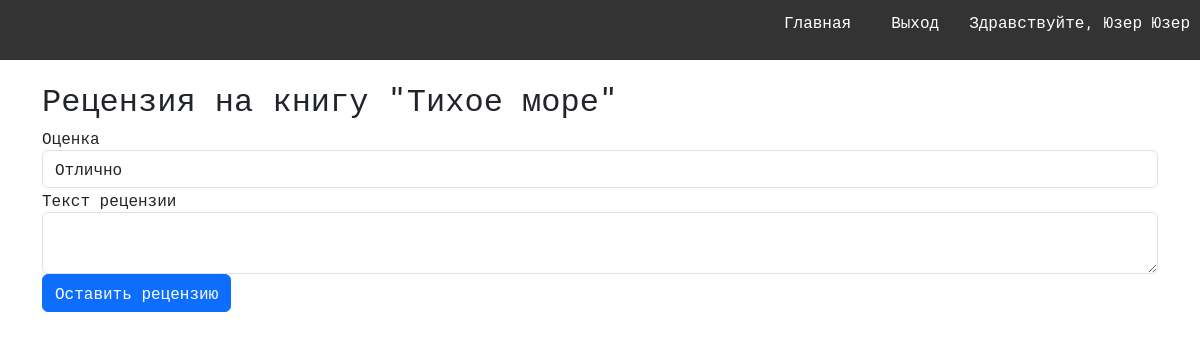
Page /book/1/review (signed in) on the committed database.
### models.py (models this page shows, shortened)
class User(db.Model, UserMixin):
    __tablename__ = 'users'
    id = db.Column(db.Integer, primary_key=True)
    username = db.Column(db.String(100), unique=True, nullable=False)
    password = db.Column(db.String(100), nullable=False)
    last_name = db.Column(db.String(100), nullable=False)
    first_name = db.Column(db.String(100), nullable=False)
    middle_name = db.Column(db.String(100))
    role_id = db.Column(db.Integer, db.ForeignKey('roles.id'), nullable=False)
    reviews = db.relationship('Review', backref='user')
    role = db.relationship('Role', backref='users')

class Book(db.Model):
    __tablename__ = 'books'
    id = db.Column(db.Integer, primary_key=True)
    title = db.Column(db.String(255), nullable=False)
    short_description = db.Column(db.Text, nullable=False)
    year = db.Column(db.Integer, nullable=False)
    publisher = db.Column(db.String(255), nullable=False)
    author = db.Column(db.String(255), nullable=False)
    page_count = db.Column(db.Integer, nullable=False)
    cover_id = db.Column(db.Integer, db.ForeignKey('covers.id'), nullable=False)
    genres = db.relationship('Genre', secondary=book_genres, backref='books')
    cover = db.relationship('Cover', backref='book')

### books.py (the view, shortened to what this page needs)
@books.route('/book/<int:book_id>/review', methods=['GET', 'POST'])
@login_required
def review(book_id):
    book = Book.query.get_or_404(book_id)
    form = ReviewForm()
    user_review = Review.query.filter_by(user_id=current_user.id, book_id=book_id).first()
    if user_review:
        flash('Вы уже оставили рецензию для этой книги', 'info')
        return redirect(url_for('books.book', book_id=book_id))
    return render_template('review.html', form=form, book=book)

### forms.py
class ReviewForm(FlaskForm):
    rating = SelectField('Оценка', choices=[('5', 'Отлично'),('4', 'Хорошо'),('3', 'Удовлетворительно'),('2', 'Неудовлетворительно'),('1', 'Плохо'),('0', 'Ужасно')], validators=[InputRequired()])
    text = TextAreaField('Текст рецензии', validators=[InputRequired(), Length(max=1000)])
    submit = SubmitField('Оставить рецензию')

### app.py (called while the page is built)
@login_manager.user_loader
def load_user(user_id):
    return User.query.get(int(user_id))

### templates/review.html (shortened to what this page needs)
{% extends 'base.html' %}
{% block content %}
    <div class="container">
        <h2>Рецензия на книгу "{{ book.title }}"</h2>
        <form method="POST">
            <div class="form-group">
                {{ form.rating.label(class="form-control-label") }}
                {{ form.rating(class="form-control") }}
            </div>
            <div class="form-group">
                {{ form.text.label(class="form-control-label") }}
                {{ form.text(class="form-control", id='review-text') }}
            </div>
            <button type="submit" class="btn btn-primary">Оставить рецензию</button>
        </form>
    </div>
{% endblock %}

### templates/navbar.html
<nav>
    <ul>
        <li><a href="{{ url_for('index') }}">Главная</a></li>
        {% if current_user.is_authenticated %}
            <li><a href="{{ url_for('logout') }}">Выход</a></li>
            <li><span>Здравствуйте, {{ current_user.first_name }} {{ current_user.last_name }}</span></li>
        {% else %}
            <li><a href="{{ url_for('login') }}">Вход</a></li>
            <li><a href="{{ url_for('register') }}">Регистрация</a></li>
        {% endif %}
    </ul>
</nav>

### static/styles.css (style rules this page uses)
body { font-family: "Roboto Mono", monospace; }
nav { background-color: #333; color: white; padding: 10px; text-align: center; }
nav ul { list-style-type: none; padding: 0; display: flex; justify-content: flex-end; gap: 10px; }
nav ul li { margin-left: 10px; }
nav ul li a { color: white; text-decoration: none; padding: 10px; }

### rows in the picture
User: first_name "Юзер", last_name "Юзер"
Book: title "Тихое море"
